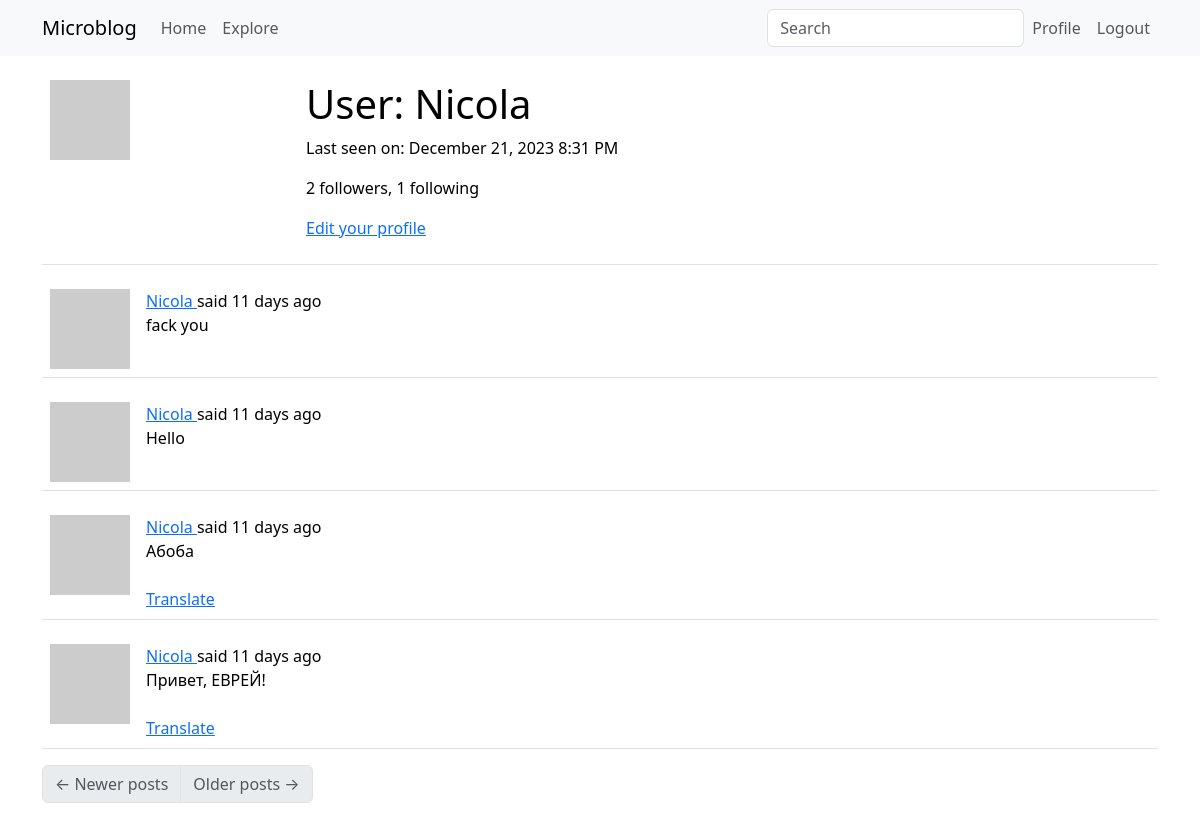
The page /user/Nicola (signed in) on the database its author committed.
### app/models.py (models this page shows, shortened)
class User(UserMixin, db.Model):
    id: so.Mapped[int] = so.mapped_column(primary_key=True)
    username: so.Mapped[str] = so.mapped_column(sa.String(64), index=True,
                                                unique=True)
    email: so.Mapped[str] = so.mapped_column(sa.String(120), index=True,
                                             unique=True)
    password_hash: so.Mapped[Optional[str]] = so.mapped_column(sa.String(256))
    about_me: so.Mapped[Optional[str]] = so.mapped_column(sa.String(140))
    last_seen: so.Mapped[Optional[datetime]] = so.mapped_column(
        default=lambda: datetime.now(timezone.utc))
    posts: so.WriteOnlyMapped['Post'] = so.relationship(
        back_populates='author')
    following: so.WriteOnlyMapped['User'] = so.relationship(
        secondary=followers, primaryjoin=(followers.c.follower_id == id),
        secondaryjoin=(followers.c.followed_id == id),
        back_populates='followers')
    followers: so.WriteOnlyMapped['User'] = so.relationship(
        secondary=followers, primaryjoin=(followers.c.followed_id == id),
        secondaryjoin=(followers.c.follower_id == id),
        back_populates='following')
    def avatar(self, size):
        digest = md5(self.email.lower().encode('utf-8')).hexdigest()
        return f'https://www.gravatar.com/avatar/{digest}?d=identicon&s={size}'
    def followers_count(self):
        query = sa.select(sa.func.count()).select_from(
            self.followers.select().subquery())
        return db.session.scalar(query)
    def following_count(self):
        query = sa.select(sa.func.count()).select_from(
            self.following.select().subquery())
        return db.session.scalar(query)

class SearchableMixin(object):
    @classmethod
    def before_commit(cls, session):
        session._changes = {
            'add': list(session.new),
            'update': list(session.dirty),
            'delete': list(session.deleted)
        }
    @classmethod
    def after_commit(cls, session):
        for obj in session._changes['add']:
            if isinstance(obj, SearchableMixin):
                add_to_index(obj)
        for obj in session._changes['update']:
            if isinstance(obj, SearchableMixin):
                add_to_index(obj)
        for obj in session._changes['delete']:
            if isinstance(obj, SearchableMixin):
                remove_from_index(obj)
        session._changes = None

class Post(SearchableMixin, db.Model):
    __searchable__ = ['body']
    id: so.Mapped[int] = so.mapped_column(primary_key=True)
    body: so.Mapped[str] = so.mapped_column(sa.String(140))
    timestamp: so.Mapped[datetime] = so.mapped_column(
        index=True, default=lambda: datetime.now(timezone.utc))
    user_id: so.Mapped[int] = so.mapped_column(sa.ForeignKey(User.id),
                                               index=True)
    language: so.Mapped[Optional[str]] = so.mapped_column(sa.String(5))
    author: so.Mapped[User] = so.relationship(back_populates='posts')

### app/main/routes.py (the view)
@bp.route('/user/<username>')
@login_required
def user(username):
    user = db.first_or_404(sa.select(User).where(User.username == username))
    page = request.args.get('page', 1, type=int)
    query = user.posts.select().order_by(Post.timestamp.desc())
    posts = db.paginate(query, page=page,
                        per_page=current_app.config['POSTS_PER_PAGE'],
                        error_out=False)
    next_url = url_for('main.user', username=user.username,
                       page=posts.next_num) if posts.has_next else None
    prev_url = url_for('main.user', username=user.username,
                       page=posts.prev_num) if posts.has_prev else None
    form = EmptyForm()
    return render_template('user.html', user=user, posts=posts.items,
                           next_url=next_url, prev_url=prev_url, form=form)

### app/main/forms.py
class SearchForm(FlaskForm):
    q = StringField(_l('Search'), validators=[DataRequired()])
    def __init__(self, *args, **kwargs):
        if 'formdata' not in kwargs:
            kwargs['formdata'] = request.args
        if 'csrf_enabled' not in kwargs:
            kwargs['csrf_enabled'] = False
        super(SearchForm, self).__init__(*args, **kwargs)

class EmptyForm(FlaskForm):
    submit = SubmitField('Submit')

### app/__init__.py (called while the page is built)
def get_locale():
    return request.accept_languages.best_match(current_app.config['LANGUAGES'])

### app/main/routes.py (called while the page is built)
@bp.before_app_request
def before_request():
    if current_user.is_authenticated:
        current_user.last_seen = datetime.now(timezone.utc)
        db.session.commit()
        g.search_form = SearchForm()
    g.locale = str(get_locale())

### app/models.py (called while the page is built)
@login.user_loader
def load_user(id):
    return db.session.get(User, int(id))

### app/templates/user.html (shortened to what this page needs)
{% extends "base.html" %}
{% block content %}
    <table class="table table-hover">
        <tr>
            <td width="256px"><img src="{{ user.avatar(256) }}"></td>
            <td>
                <h1>{{ _('User') }}: {{ user.username }}</h1>
                {% if user.last_seen %}
                <p>{{ _('Last seen on') }}: {{ moment(user.last_seen).format('LLL') }}</p>
                {% endif %}
                <p>{{ _('%(count)d followers', count=user.followers_count()) }}, {{ _('%(count)d following', count=user.following_count()) }}</p>
                {% if user == current_user %}
                <p><a href="{{ url_for('main.edit_profile') }}">{{ _('Edit your profile') }}</a></p>
                {% endif %}
            </td>
        </tr>
    </table>
    {% for post in posts %}
        {% include '_post.html' %}
    {% endfor %}
    <nav aria-label="Post navigation">
        <ul class="pagination">
            <li class="page-item{% if not prev_url %} disabled{% endif %}">
                <a class="page-link" href="{{ prev_url }}">
                    <span aria-hidden="true">&larr;</span> {{ _('Newer posts') }}
                </a>
            </li>
            <li class="page-item{% if not next_url %} disabled{% endif %}">
                <a class="page-link" href="{{ next_url }}">
                    {{ _('Older posts') }} <span aria-hidden="true">&rarr;</span>
                </a>
            </li>
        </ul>
    </nav>
{% endblock %}

### app/templates/_post.html (shortened to what this page needs)
    <table class="table table-hover">
        <tr>
            <td width="70px">
                <a href="{{ url_for('main.user', username=post.author.username) }}">
                    <img src="{{ post.author.avatar(70) }}" />
                </a>
            </td>
            <td>
                {{ _('%(username)s said %(when)s',
                    username=user_link, when=moment(post.timestamp).fromNow()) }}
                <br>
                <span id="post{{ post.id }}">{{ post.body }}</span>
                {% if post.language and post.language != g.locale %}
                <br><br>
                <span id="translation{{ post.id }}">
                    <a href="javascript:translate(
                                'post{{ post.id }}',
                                'translation{{ post.id }}',
                                '{{ post.language }}',
                                '{{ g.locale }}');">{{ _('Translate') }}</a>
                </span>
                {% endif %}
            </td>
        </tr>
    </table>

### rows shown on the page
User: username "Nicola", last_seen "December 21, 2023 8:31 PM"
Post: body "fack you"
Post: body "Hello"
Post: body "Абоба"
Post: body "Привет, ЕВРЕЙ!"
